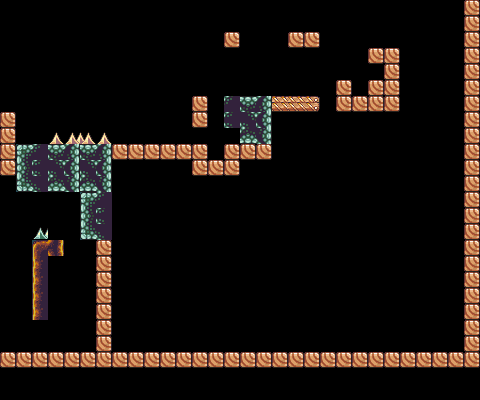

A 2D game scene composited from a Tiled map and its tileset images. What follows is a short description and the map's XML, with every tile layer's data as written:
An orthogonal 30x25 tile map with 16x16 px tiles, 1 tile layer (Tile Layer 1) and 1 object (player).

<map version="1.10" tiledversion="1.10.2" orientation="orthogonal" renderorder="right-down" width="30" height="25" tilewidth="16" tileheight="16" infinite="0" nextlayerid="3" nextobjectid="4">
 <tileset firstgid="1" source="../tilesets/dirt-tiles_0.tsx" />
 <layer id="1" name="Tile Layer 1" width="30" height="25">
  <data encoding="csv">
0,0,0,0,0,0,0,0,0,0,0,0,0,0,0,0,0,0,0,0,0,0,0,0,0,0,0,0,0,100,
0,0,0,0,0,0,0,0,0,0,0,0,0,0,0,0,0,0,0,0,0,0,0,0,0,0,0,0,0,100,
0,0,0,0,0,0,0,0,0,0,0,0,0,0,100,0,0,0,100,100,0,0,0,0,0,0,0,0,0,100,
0,0,0,0,0,0,0,0,0,0,0,0,0,0,0,0,0,0,0,0,0,0,0,100,100,0,0,0,0,100,
0,0,0,0,0,0,0,0,0,0,0,0,0,0,0,0,0,0,0,0,0,0,0,0,100,0,0,0,0,100,
0,0,0,0,0,0,0,0,0,0,0,0,0,0,0,0,0,0,0,0,0,100,0,100,100,0,0,0,0,100,
0,0,0,0,0,0,0,0,0,0,0,0,100,0,299,300,301,98,98,99,0,100,100,100,100,0,0,0,0,100,
100,0,0,0,0,0,0,0,0,0,0,0,100,0,323,324,325,0,0,0,0,0,0,0,0,0,0,0,0,100,
100,0,0,173,174,175,173,0,0,0,0,0,0,0,0,348,349,0,0,0,0,0,0,0,0,0,0,0,0,100,
100,298,299,300,301,300,301,100,100,100,100,100,100,0,100,100,100,0,0,0,0,0,0,0,0,0,0,0,0,100,
100,322,323,324,325,324,325,0,0,0,0,0,100,100,100,0,0,0,0,0,0,0,0,0,0,0,0,0,0,100,
0,346,347,348,349,348,349,0,0,0,0,0,0,0,0,0,0,0,0,0,0,0,0,0,0,0,0,0,0,100,
0,0,0,0,0,298,299,0,0,0,0,0,0,0,0,0,0,0,0,0,0,0,0,0,0,0,0,0,0,100,
0,0,0,0,0,322,323,0,0,0,0,0,0,0,0,0,0,0,0,0,0,0,0,0,0,0,0,0,0,100,
0,0,150,0,0,346,347,0,0,0,0,0,0,0,0,0,0,0,0,0,0,0,0,0,0,0,0,0,0,100,
0,0,10,37,0,0,100,0,0,0,0,0,0,0,0,0,0,0,0,0,0,0,0,0,0,0,0,0,0,100,
0,0,34,0,0,0,100,0,0,0,0,0,0,0,0,0,0,0,0,0,0,0,0,0,0,0,0,0,0,100,
0,0,34,0,0,0,100,0,0,0,0,0,0,0,0,0,0,0,0,0,0,0,0,0,0,0,0,0,0,100,
0,0,34,0,0,0,100,0,0,0,0,0,0,0,0,0,0,0,0,0,0,0,0,0,0,0,0,0,0,100,
0,0,34,0,0,0,100,0,0,0,0,0,0,0,0,0,0,0,0,0,0,0,0,0,0,0,0,0,0,100,
0,0,0,0,0,0,100,0,0,0,0,0,0,0,0,0,0,0,0,0,0,0,0,0,0,0,0,0,0,100,
0,0,0,0,0,0,100,0,0,0,0,0,0,0,0,0,0,0,0,0,0,0,0,0,0,0,0,0,0,100,
100,100,100,100,100,100,100,100,100,100,100,100,100,100,100,100,100,100,100,100,100,100,100,100,100,100,100,100,100,100,
0,0,0,0,0,0,0,0,0,0,0,0,0,0,0,0,0,0,0,0,0,0,0,0,0,0,0,0,0,0,
0,0,0,0,0,0,0,0,0,0,0,0,0,0,0,0,0,0,0,0,0,0,0,0,0,0,0,0,0,0
</data>
 </layer>
 <objectgroup id="2" name="objects">
  <object id="3" name="player" x="32" y="32" width="16" height="16" />
 </objectgroup>
</map>